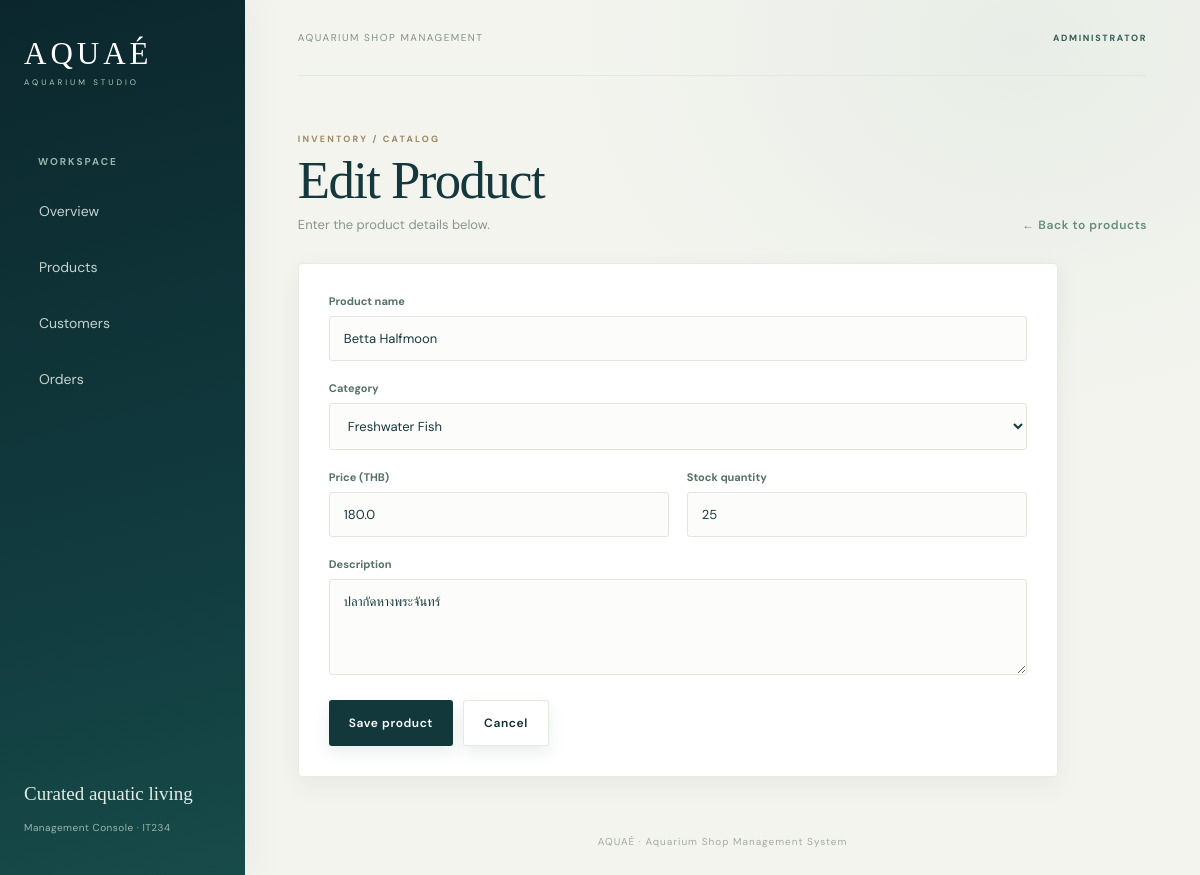
Page /products/2/edit on the committed database.
### tables this page shows
CREATE TABLE products(product_id INTEGER PRIMARY KEY AUTOINCREMENT, category_id INTEGER NOT NULL, product_name TEXT NOT NULL, price REAL NOT NULL CHECK(price>=0), stock INTEGER NOT NULL DEFAULT 0 CHECK(stock>=0), description TEXT, FOREIGN KEY(category_id) REFERENCES categories(category_id));

CREATE TABLE categories(category_id INTEGER PRIMARY KEY AUTOINCREMENT, category_name TEXT NOT NULL UNIQUE, description TEXT);

### app.py (the view, shortened to what this page needs)
@app.route("/products/<int:product_id>/edit", methods=["GET", "POST"])
def edit_product(product_id):
    conn = get_db()
    product = conn.execute("SELECT * FROM products WHERE product_id=?", (product_id,)).fetchone()
    if product is None:
        conn.close()
        flash("ไม่พบสินค้าที่ต้องการ", "error")
        return redirect(url_for("products"))
    categories = conn.execute("SELECT * FROM categories ORDER BY category_name").fetchall()
    conn.close()
    return render_template("product_form.html", categories=categories, product=product, page_title="Edit Product")

### app.py (called while the page is built)
def get_db():
    conn = sqlite3.connect(DB_PATH)
    conn.row_factory = sqlite3.Row
    conn.execute("PRAGMA foreign_keys = ON")
    return conn

### templates/product_form.html
{% extends "base.html" %}{% block title %}{{ page_title }} · AQUAÉ{% endblock %}{% block content %}
<section class="page-head"><div><p class="eyebrow">INVENTORY / CATALOG</p><h1>{{ page_title }}</h1><p class="muted">Enter the product details below.</p></div><a class="text-link" href="{{ url_for('products') }}">← Back to products</a></section>
<section class="panel form-panel"><form method="post" class="product-form"><label>Product name<input name="product_name" required value="{{ product.product_name if product else '' }}"></label>
<label>Category<select name="category_id" required>{% for c in categories %}<option value="{{ c.category_id }}" {% if product and product.category_id == c.category_id %}selected{% endif %}>{{ c.category_name }}</option>{% endfor %}</select></label>
<div class="form-grid"><label>Price (THB)<input name="price" type="number" min="0" step="0.01" required value="{{ product.price if product else '' }}"></label><label>Stock quantity<input name="stock" type="number" min="0" step="1" required value="{{ product.stock if product else '0' }}"></label></div>
<label>Description<textarea name="description" rows="4">{{ product.description if product else '' }}</textarea></label><div class="form-actions"><button class="btn">Save product</button><a class="btn ghost" href="{{ url_for('products') }}">Cancel</a></div></form></section>{% endblock %}

### static/css/style.css (style rules this page uses)
:root { --green:#183d32;--green2:#254d40;--cream:#f6f5ef;--gold:#b49a63;--ink:#202a25;--muted:#87918a;--line:#e8e9e2 }
* { box-sizing:border-box }
body { margin:0;background:var(--cream);color:var(--ink);font-family:'DM Sans',sans-serif;font-size:14px }
.nav-label,.eyebrow { font-size:10px;letter-spacing:2px;color:var(--gold);font-weight:700 }
.page-head { display:flex;align-items:center;justify-content:space-between;padding:42px 0 30px }
.page-head h1 { font:42px 'Playfair Display',serif;margin:8px 0 }
.muted { color:var(--muted);margin:0 }
.btn { display:inline-block;border:0;border-radius:5px;background:var(--green);color:#fff;padding:12px 18px;text-decoration:none;font:600 12px 'DM Sans';cursor:pointer }
.btn.ghost { background:#fff;color:var(--green);border:1px solid var(--line) }
.stats article,.panel { background:#fff;border:1px solid var(--line);border-radius:9px }
.panel { padding:25px;margin-bottom:30px }
.text-link { color:var(--green);text-decoration:none;font-weight:600;font-size:12px }
input,select,textarea { width:100%;padding:12px;border:1px solid #dfe3dc;border-radius:5px;background:#fff;font:13px 'DM Sans';color:var(--ink) }
.form-panel { max-width:760px }
.product-form { display:grid;gap:18px }
.product-form label { display:grid;gap:8px;font-size:11px;font-weight:700;color:#536057 }
.form-grid { display:grid;grid-template-columns:1fr 1fr;gap:18px }
.form-actions { display:flex;gap:10px;margin-top:5px }
:root { --green:#102f34;--green2:#1d5052;--cream:#f4f4ef;--gold:#c3a878;--ink:#17383b;--muted:#84938d;--line:#e4e9e2 }
body { background:radial-gradient(ellipse at 85% 5%,#e8eee7 0,transparent 32%),var(--cream);color:var(--ink) }
.page-head { padding:48px 0 30px;align-items:flex-end }
.page-head h1 { font-size:clamp(42px,4.4vw,62px);line-height:1.02;letter-spacing:-1.6px;color:#14383b }
.eyebrow { color:#9a8965;font-size:9px;letter-spacing:2.2px }
.muted { font-size:13px;color:#87958e }
.btn { background:#12383c;border-radius:3px;padding:14px 20px;letter-spacing:.6px;box-shadow:0 7px 16px #12383c16 }
.stats article,.panel { border:1px solid #e7ebe4;border-radius:4px;box-shadow:0 8px 24px #183c3510 }
.panel { padding:25px 26px }
.text-link { color:#668d7b;letter-spacing:.6px }
.form-panel { padding:30px }
.product-form { gap:20px }
.product-form label { color:#577169 }
.product-form input,.product-form select,.product-form textarea,.search input { border-radius:3px;background:#fcfdfb;border-color:#dfe7df;padding:13px 14px }

### rows in the picture
products: product_name "Betta Halfmoon", category_id "Freshwater Fish", price "180.0", stock "25", description "ปลากัดหางพระจันทร์"

### other values in the picture
{{ page_title }} "Edit Product"
